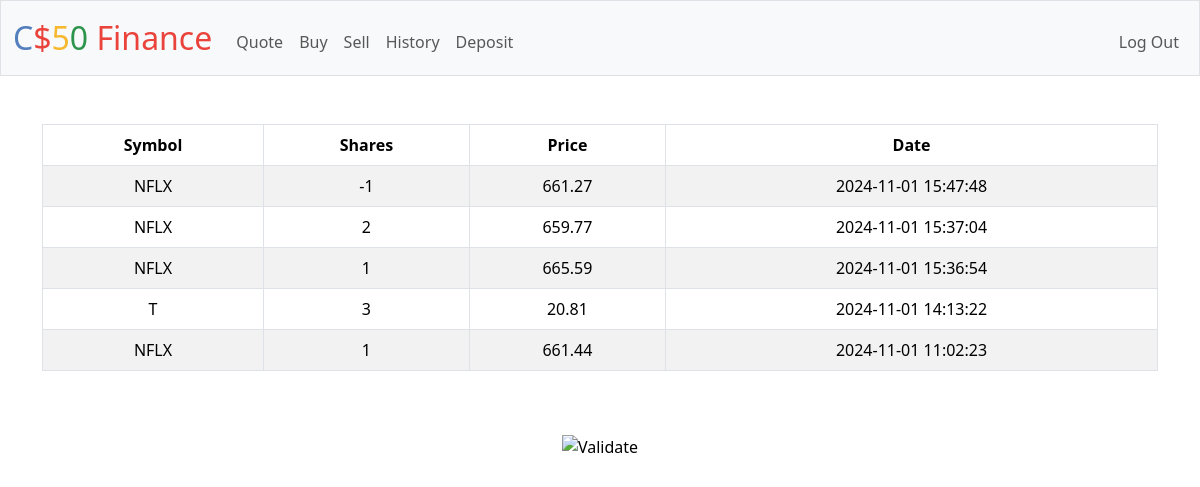
Screenshot of /history (signed in) with the database file from the repository.
### tables this page shows
CREATE TABLE transactions(
id INTEGER PRIMARY KEY AUTOINCREMENT,
user_id INTEGER,
symbol TEXT,
shares INTEGER,
price REAL,
date TIMESTAMP);

### app.py (the view)
@app.route("/history")
@login_required
def history():
    transactions = db.execute(
        "SELECT * FROM transactions WHERE user_id= :user_id ORDER BY date DESC", user_id=session["user_id"])
    return render_template("history.html", transactions=transactions)

### app.py (called while the page is built)
@app.after_request
def after_request(response):
    response.headers["Cache-Control"] = "no-cache, no-store, must-revalidate"
    response.headers["Expires"] = 0
    response.headers["Pragma"] = "no-cache"
    return response

### helpers.py (called while the page is built)
def login_required(f):
    @wraps(f)
    def decorated_function(*args, **kwargs):
        if session.get("user_id") is None:
            return redirect("/login")
        return f(*args, **kwargs)
    return decorated_function

### templates/history.html (shortened to what this page needs)
{% extends "layout.html" %}
{% block main %}
    <table class="table table-bordered table-striped">
        <thead>
        <tr>
            <th>Symbol</th>
            <th>Shares</th>
            <th>Price</th>
            <th>Date</th>
        </tr>
        </thead>
        <tbody>
        {% for row in transactions %}
         <tr>
            <td>{{ row["symbol"] }}</td>
            <td>{{ row["shares"] }}</td>
            <td>{{ row["price"] }}</td>
            <td>{{ row["date"] }}</td>
         </tr>
        {% endfor %}
    </table>
{% endblock %}

### rows the page displays
transactions: symbol "NFLX", shares "-1", price "661.27", date "2024-11-01 15:47:48"
transactions: symbol "NFLX", shares "2", price "659.77", date "2024-11-01 15:37:04"
transactions: symbol "NFLX", shares "1", price "665.59", date "2024-11-01 15:36:54"
transactions: symbol "T", shares "3", price "20.81", date "2024-11-01 14:13:22"
transactions: symbol "NFLX", shares "1", price "661.44", date "2024-11-01 11:02:23"
